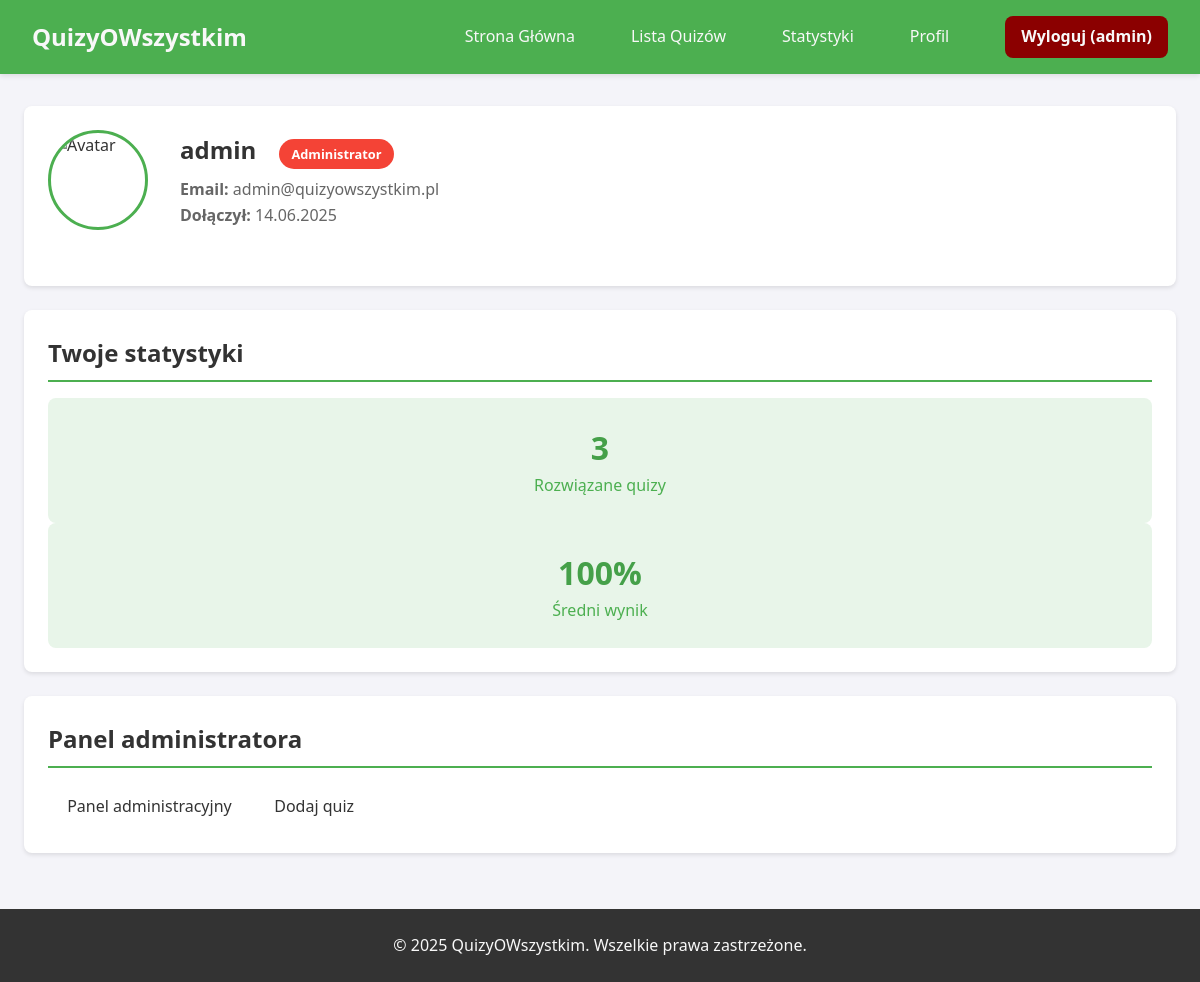
The app's page /quizy/profile.php (signed in) with its own data.
### tables this page shows
CREATE TABLE `users` (
  `id` int(11) NOT NULL,
  `username` varchar(50) NOT NULL,
  `email` varchar(100) NOT NULL,
  `password_hash` varchar(255) NOT NULL,
  `role` enum('user','moderator','admin') DEFAULT 'user',
  `avatar_path` varchar(255) DEFAULT 'default_avatar.png',
  `created_at` timestamp NOT NULL DEFAULT current_timestamp()
);

### quizy/profile.php (the view, shortened to what this page needs)
<?php
require_once __DIR__ . '/includes/header.php';
?>
<?php
$host = "localhost";
$dbname = "quizyowszystkim";
$db_username = "root";
$db_password = "";
try {
    $db = new PDO("mysql:host=$host;dbname=$dbname;charset=utf8", $db_username, $db_password);
    $db->setAttribute(PDO::ATTR_ERRMODE, PDO::ERRMODE_EXCEPTION);
    $user_query = "SELECT username, email, role, created_at FROM users WHERE id = ?";
    $stmt = $db->prepare($user_query);
    $stmt->execute([$_SESSION['user_id']]);
    $user = $stmt->fetch(PDO::FETCH_ASSOC);
    $stats_query = "SELECT COUNT(*) as total_quizzes, AVG(score) as avg_score FROM user_stats WHERE user_id = ?";
    $stats_stmt = $db->prepare($stats_query);
    $stats_stmt->execute([$_SESSION['user_id']]);
    $stats = $stats_stmt->fetch(PDO::FETCH_ASSOC);
} catch (PDOException $e) {
    die("Błąd bazy danych: " . $e->getMessage());
}
?>
    <div class="container">
        <section class="section">
            <div class="profile-header">
                <img src="assets/default_avatar.png" alt="Avatar" class="avatar">
                <div class="user-info">
                    <h1>
                        <?php echo htmlspecialchars($user['username']); ?>
                        <?php if($user['role'] === 'admin'): ?>
                            <span class="admin-badge">Administrator</span>
                        <?php endif; ?>
                    </h1>
                    <div class="user-meta">
                        <p><strong>Email:</strong> <?php echo htmlspecialchars($user['email']); ?></p>
                        <p><strong>Dołączył:</strong> <?php echo date('d.m.Y', strtotime($user['created_at'])); ?></p>
                    </div>
                </div>
            </div>
        </section>
        <section class="section">
            <h2 class="section-title">Twoje statystyki</h2>
            <div class="stats-grid">
                <div class="stat-card">
                    <div class="stat-value"><?php echo $stats['total_quizzes'] ?? 0; ?></div>
                    <div class="stat-label">Rozwiązane quizy</div>
                </div>
                <div class="stat-card">
                    <div class="stat-value"><?php echo isset($stats['avg_score']) ? round($stats['avg_score'], 1) : '0'; ?>%</div>
                    <div class="stat-label">Średni wynik</div>
                </div>
            </div>
        </section>
        <?php if($user['role'] === 'admin'): ?>
        <section class="section">
            <h2 class="section-title">Panel administratora</h2>
            <a href="admin/dashboard.php" class="btn">Panel administracyjny</a>
            <a href="admin/create_quiz.php" class="btn">Dodaj quiz</a>
        </section>
        <?php endif; ?>
    </div>
<?php
require_once __DIR__ . '/includes/footer.php';
?>

### quizy/css/styles.css (style rules this page uses)
html, body { height: 100%; }
body { display: flex; flex-direction: column; min-height: 100vh; }
:root { --primary-color: #4CAF50; --primary-dark: #45a049; --primary-light: #e8f5e9; --secondary-color: #f44336; --secondary-dark: #d32f2f; --accent-color: #2196F3; --background: #f4f4f9; --text-dark: #333; --text-medium: #666; --text-light: #f8f8f8; --border-radius: 8px; --box-shadow: 0 2px 4px rgba(0,0,0,0.1); --box-shadow-lg: 0 5px 15px rgba(0,0,0,0.1); --transition: all 0.3s ease; }
* { margin: 0; padding: 0; box-sizing: border-box; }
body { font-family: 'Segoe UI', Tahoma, Geneva, Verdana, sans-serif; line-height: 1.6; color: var(--text-dark); background-color: var(--background); min-height: 100vh; display: flex; flex-direction: column; }
a { text-decoration: none; color: inherit; }
img { max-width: 100%; height: auto; display: block; }
.container { width: 100%; max-width: 1200px; margin: 2rem auto; padding: 0 1.5rem; flex: 1; }
.section { background: white; border-radius: var(--border-radius); padding: 1.5rem; margin-bottom: 1.5rem; box-shadow: var(--box-shadow); }
.section-title { margin-top: 0; margin-bottom: 1rem; color: var(--text-dark); border-bottom: 2px solid var(--primary-color); padding-bottom: 0.5rem; }
.btn { display: inline-block; padding: 0.6rem 1.2rem; border-radius: var(--border-radius); cursor: pointer; transition: var(--transition); border: none; font-size: 1rem; text-align: center; }
.stat-card { background: var(--primary-light); border-radius: var(--border-radius); padding: 1.5rem; text-align: center; }
.stat-value { font-size: 2rem; color: var(--primary-dark); font-weight: bold; }
.stat-label { color: var(--primary-color); }
.profile-header { display: flex; align-items: center; margin-bottom: 2rem; }
.avatar { width: 100px; height: 100px; border-radius: 50%; object-fit: cover; margin-right: 2rem; border: 3px solid var(--primary-color); }
.user-info h1 { margin: 0; color: var(--text-dark); }
.user-meta { color: var(--text-medium); margin-top: 0.5rem; }
.admin-badge { display: inline-block; background-color: var(--secondary-color); color: white; padding: 0.3rem 0.8rem; border-radius: 20px; font-size: 0.8rem; margin-left: 1rem; }

### records on screen
users: username "admin", email "admin@quizyowszystkim.pl", created_at "14.06.2025"

### other values on screen
$_SESSION['username'] "admin"
$stats['total_quizzes'] "3"
$stats['avg_score'] "100"
